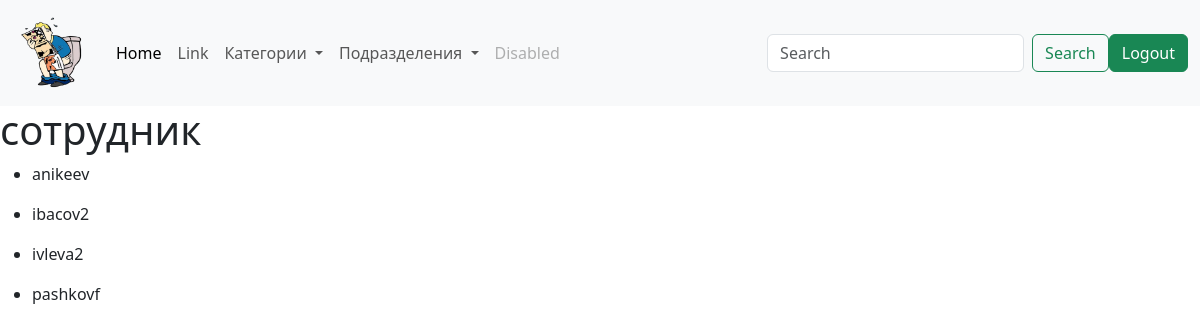
Page /app/category/1/ (signed in) on the committed database.
### app/models.py (models this page shows, shortened)
class Category(models.Model):
    title = models.CharField(max_length=32, verbose_name='категория')
    def get_absolute_url(self):
        return reverse('category_list_url', kwargs={'pk': self.pk})

class Person(models.Model):
    photo_card = models.ImageField(blank=True, null=True,
                                   upload_to='images/',
                                   default='images/default.jpg',
                                   verbose_name='фотокарточка',
                                   )
    personal_number = models.CharField(max_length=9,
                                       blank=True, null=True,
                                       verbose_name='личный номер',
                                       )
    last_name = models.CharField(max_length=16, verbose_name='фамилия')
    first_name = models.CharField(max_length=24, verbose_name='имя')
    patronymic = models.CharField(max_length=24, verbose_name='отчество', blank=True)
    date_of_birth = models.DateField(default='1983-08-08', verbose_name='дата рождения')
    sex = models.CharField(max_length=8, default='мужской', choices=sex_choice, verbose_name='пол')
    category = models.ForeignKey(Category, on_delete=models.PROTECT, default=1, blank=True, related_name='person_category')
    division = models.ForeignKey(Division, on_delete=models.PROTECT, default=1, blank=True, related_name='person_division')

### app/views.py (the view)
# urls.py: path("category/<int:pk>/", category_list, name='category_list_url'),
def category_list(request, pk):
    persons = Person.objects.filter(category=pk) #отсортировывает по категориям в caterory_list.thml
    categories = Category.objects.get(pk=pk) #выводит одну категорию в <h1> category_list.html
    category = Category.objects.all() #чтобы в navbar отображался список сотрудников
    division = Division.objects.all() #чтобы в navbar отображался список подразделений
    return render(
        request,
        'app/category_list.html',
        context={
            'categories': categories,
            'category': category,
            'persons': persons,
            'division': division,
        }
    )

### app/models.py (called while the page is built)
    def get_absolute_url(self):
        return reverse('division_list_url', kwargs={'pk': self.pk})

### app/templates/app/category_list.html
{% extends "index.html" %}
{% load static %}
{% block main %}
<h1>{{ categories.title }}</h1>
<ul>
{% for person in persons %}
    <li><p>{{ person.last_name }}</p></li>
{% endfor %}
</ul>
{% endblock main %}

### rows in the picture
Category: title "сотрудник"
Person: last_name "anikeev"
Person: last_name "ibacov2"
Person: last_name "ivleva2"
Person: last_name "pashkovf"
